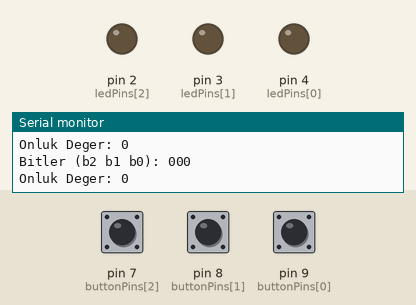
This sketch was run on a simulated Arduino Uno, built with avr-gcc and run on an emulated ATmega328P. Shown: output pins drawn as LEDs (lit = HIGH), the last lines printed to the serial monitor. The test bench sets the inputs (shaded band); at power-on: pin 7 (buttonPins[2]) HIGH, pin 8 (buttonPins[1]) HIGH, pin 9 (buttonPins[0]) HIGH.

Above: at 1.2 s.
1.3 s: pin 7 (buttonPins[2]) pulled LOW for 0.15 s
At 1.43 s:
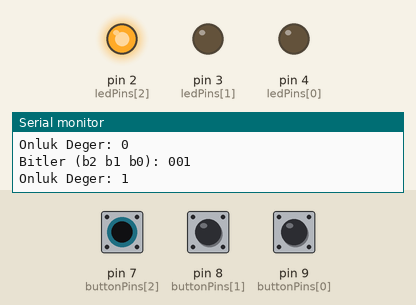
3.0 s: pin 8 (buttonPins[1]) pulled LOW for 0.15 s
At 3.08 s:
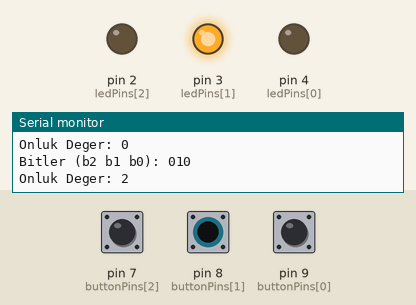
4.6 s: pin 9 (buttonPins[0]) pulled LOW for 0.15 s
At 4.74 s:
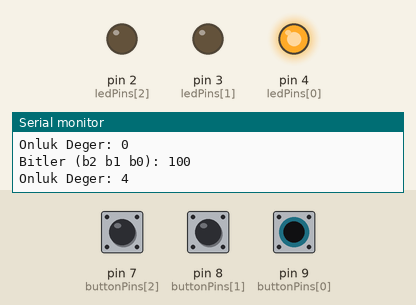
6.3 s: pin 9 (buttonPins[0]) pulled LOW for 3.2 s
At 10.2 s:
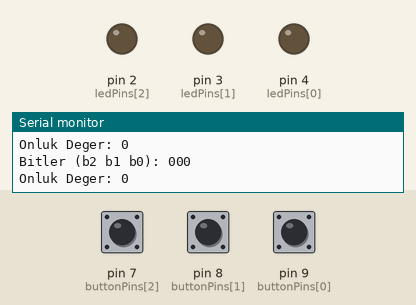
12.5 s: pin 7 (buttonPins[2]) pulled LOW for 3.2 s
At 12.9 s:
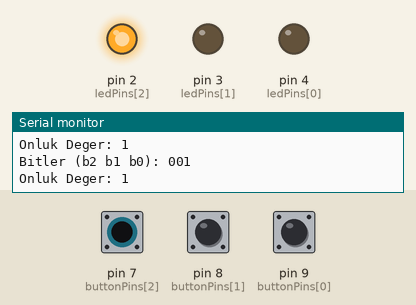
18.7 s: pin 7 (buttonPins[2]) driven LOW and pin 8 (buttonPins[1]) driven LOW
At 20.2 s:
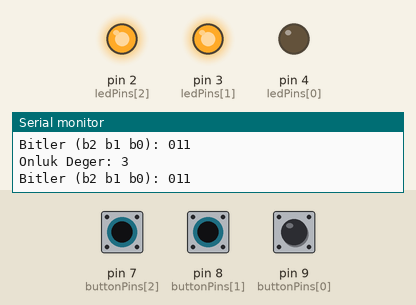
Timing chart, 0 to 21.3 s (numbered marks = the images above; inputs shaded):
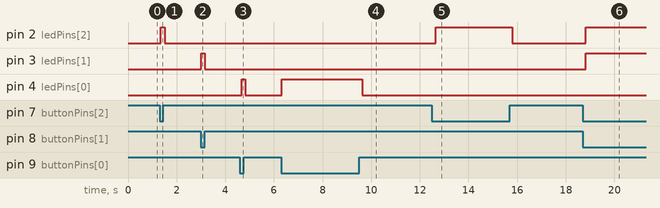

Measured:
- after the input at 1.3 s, pin 2 (ledPins[2]): LOW → HIGH after 0.06 s, → LOW 0.15 s later
- after the input at 3.0 s, pin 3 (ledPins[1]): LOW → HIGH at once, → LOW 0.15 s later
- after the input at 4.6 s, pin 4 (ledPins[0]): LOW → HIGH after 0.07 s, → LOW 0.15 s later
- after the input at 6.3 s, pin 4 (ledPins[0]): LOW → HIGH at once, → LOW 3.3 s later
- after the input at 12.5 s, pin 2 (ledPins[2]): LOW → HIGH after 0.15 s, → LOW 3.2 s later
- after the input at 18.7 s, pin 2 (ledPins[2]), pin 3 (ledPins[1]): LOW → HIGH after 0.12 s

The sketch:

P-2.ino
```cpp
// Buton ve Jumper Pinleri: D9(b2), D8(b1), D7(b0)
const int buttonPins[] = {9, 8, 7};

// LED Pinleri: D4(LED2), D3(LED1), D2(LED0)
const int ledPins[] = {4, 3, 2};

void setup() {
  // Seri Port ekranını başlatıyoruz
  Serial.begin(9600);

  for (int i = 0; i < 3; i++) {
    // Föydeki şarta göre buton pinleri INPUT_PULLUP yapılıyor
    pinMode(buttonPins[i], INPUT_PULLUP);

    // LED pinleri çıkış (OUTPUT) olarak ayarlanıyor.
    // Bu ayar sayesinde LED'ler tam parlaklığında yanacaktır.
    pinMode(ledPins[i], OUTPUT);
  }
}

void loop() {
  // INPUT_PULLUP modunda kablo/buton GND'ye değdiğinde 0, boştayken 1 değeri gelir.
  // Föydeki "basılı durumu 1, bırakılmış durumu 0" kuralını uygulamak için
  // gelen değeri ! (DEĞİL) operatörü ile ters çeviriyoruz.
  int b2 = !digitalRead(buttonPins[0]); // D9 pini (Jumper)
  int b1 = !digitalRead(buttonPins[1]); // D8 pini (Jumper)
  int b0 = !digitalRead(buttonPins[2]); // D7 pini (Fiziksel Buton)

  // Bitsel kaydırma (<<) ve VEYA (|) operatörleri ile 3 bitlik sayıyı hesaplama
  int sayi = (b2 << 2) | (b1 << 1) | b0;

  // Hesaplanan 0-7 arası sayıya göre ilgili LED'leri yakma
  // Sayının ilgili bitini kontrol edip LED'e yolluyoruz
  digitalWrite(ledPins[0], (sayi >> 2) & 1); // D4 (LED 2 - En anlamlı bit)
  digitalWrite(ledPins[1], (sayi >> 1) & 1); // D3 (LED 1)
  digitalWrite(ledPins[2], sayi & 1);        // D2 (LED 0 - En düşük anlamlı bit)

  // Sonuçları Serial Monitor (Seri Port Ekranı) üzerine yazdırma
  Serial.print("Bitler (b2 b1 b0): ");
  Serial.print(b2); Serial.print(b1); Serial.println(b0);
  Serial.print("Onluk Deger: ");
  Serial.println(sayi);

  // Dalgalanmaları engellemek için kısa bir bekleme süresi
  delay(150);
}
```
